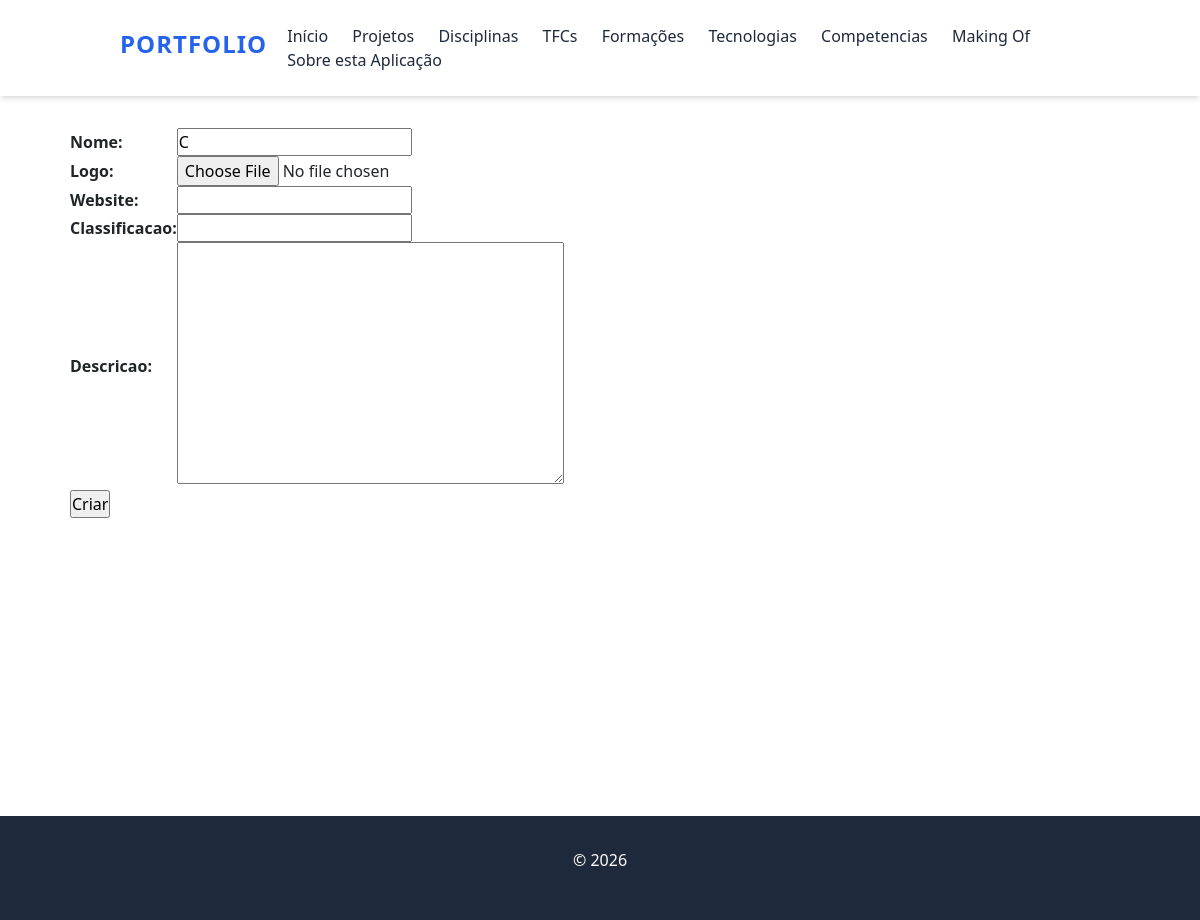
/editarTecnologias/58, run on an earlier commit of the app's database.
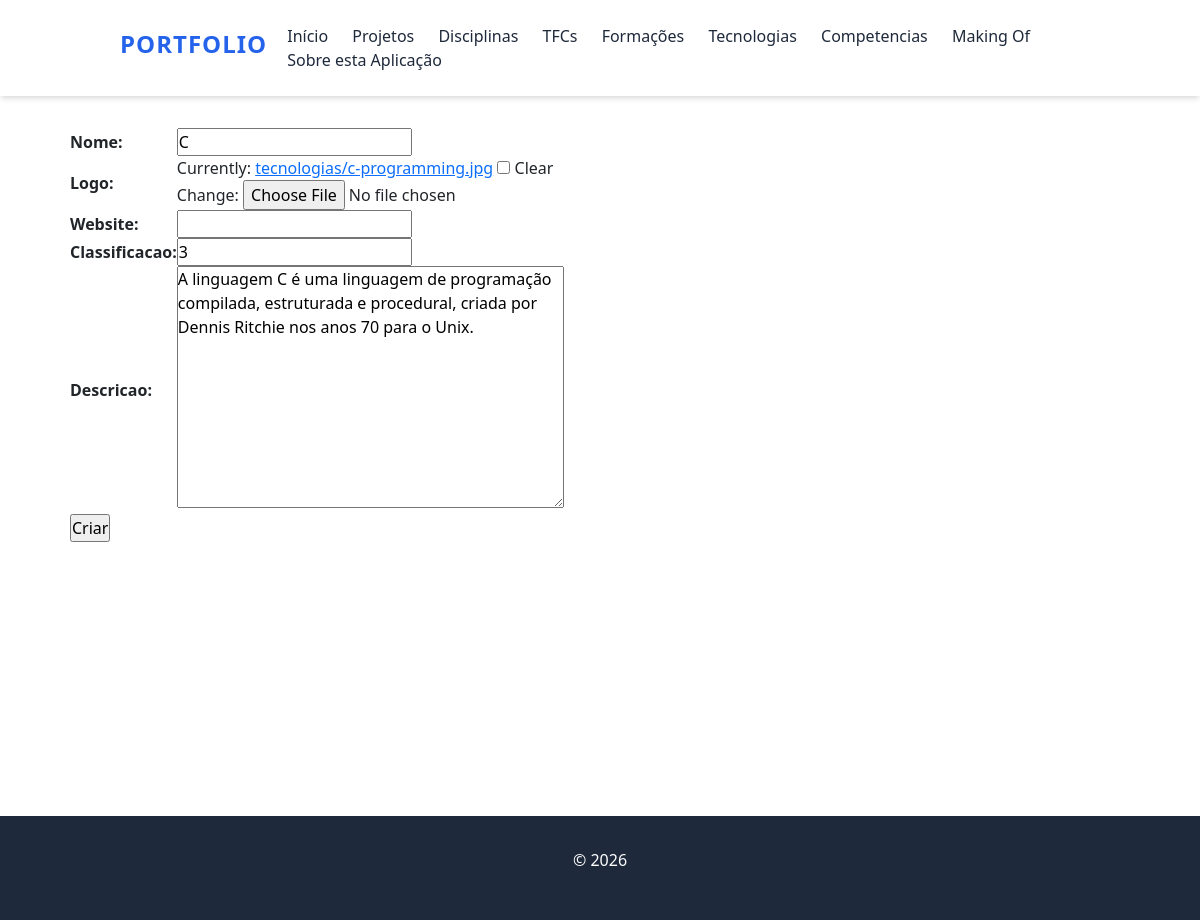
And on a later commit of the database.
### portfolio/models.py (models this page shows, shortened)
class Tecnologia(models.Model):
    nome = models.CharField(max_length=100)
    logo = models.ImageField(upload_to='tecnologias/', blank=True)
    website = models.URLField(blank=True)
    classificacao = models.CharField(max_length=100)
    descricao = models.TextField()

### portfolio/views.py (the view)
# urls.py: path('editarTecnologias/<int:id>',views.editarTecnologias_list_view, name='editarTecnologias'),
def editarTecnologias_list_view(request,id):
    tecnologia = Tecnologia.objects.get(id=id)
    if request.POST:
        form = TecnologiaForm(request.POST or None, request.FILES, instance = tecnologia)
        if(form.is_valid()):
            form.save()
            return redirect('portfolio:tecnologias')
    else:
        form = TecnologiaForm(instance = tecnologia)
    context = {'form': form,'tecnologia':tecnologia}
    return render(request,'portfolio/editarTecnologias.html',context)

### portfolio/forms.py
class TecnologiaForm(forms.ModelForm):
    class Meta:
        model = Tecnologia
        fields = '__all__'

### portfolio/templates/portfolio/editarTecnologias.html (shortened to what this page needs)
{% extends 'portfolio/base.html' %}
{% load static %}
{% block content %}
<form action="" method="POST" enctype="multipart/form-data">
    <table>
        {{form.as_table}}
    </table>
    <input type="submit" value = "Criar">
</form>
{% endblock %}

What changed in the data, as far as the page shows it:
changed Tecnologia: classificacao (not shown) → "3"; descricao (not shown) → "A linguagem C é uma linguagem de programação compilada, estruturada e procedural, criada por Dennis Ritchie nos anos 70 para o Unix."
Also different on the page:
form field as_table: (not shown) → "☐"
text no longer shown: "Nome: Logo: Website: Classificacao: Descricao:"
text now shown: "Nome: Logo: Currently: tecnologias/c-programming.jpg Clear Change: Website: Classificacao: Descricao:"
